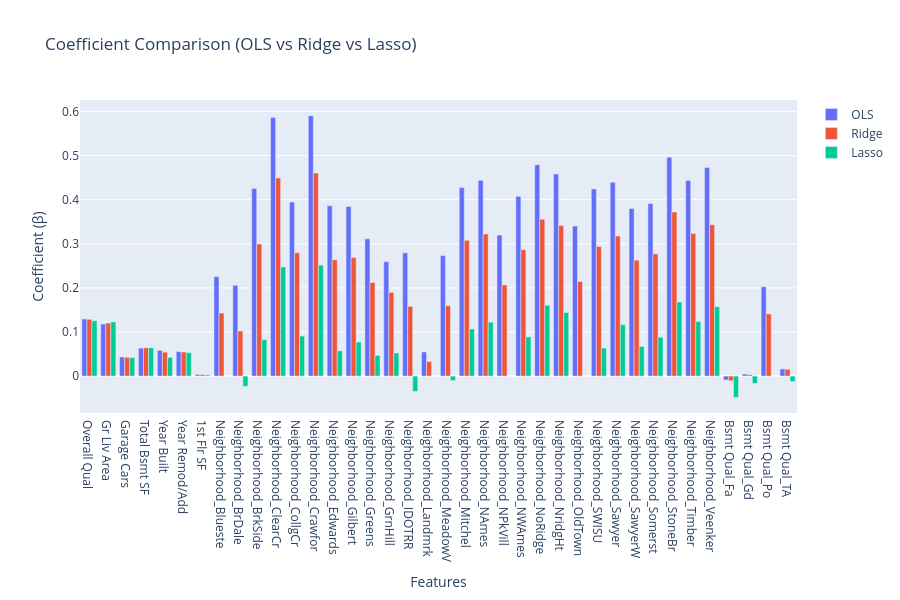

Here is the notebook cell this chart was saved with:
### Code cell
models = {
    "OLS": model_normal,
    "Ridge": model_ridge,
    "Lasso": model_lasso
}

feature_names = X_train.columns if hasattr(X_train, "columns") else [f"w{i}" for i in range(len(model_normal.w))]

fig = go.Figure()

for name, model in models.items():
    fig.add_trace(go.Bar(
        name=name,
        x=feature_names,
        y=model.w
    ))

fig.update_layout(
    title="Coefficient Comparison (OLS vs Ridge vs Lasso)",
    xaxis_title="Features",
    yaxis_title="Coefficient (β)",
    barmode="group",
    width=900,
    height=600
)

fig.show()

### Figure 1 — Plotly figure (JSON) as saved in the notebook; plotly's stock layout.template omitted (floating-point values rounded to 4 significant figures)
{"data": [{"name": "OLS", "type": "bar", "x": ["Overall Qual", "Gr Liv Area", "Garage Cars", "Total Bsmt SF", "Year Built", "Year Remod/Add", "1st Flr SF", "Neighborhood_Blueste", "Neighborhood_BrDale", "Neighborhood_BrkSide", "Neighborhood_ClearCr", "Neighborhood_CollgCr", "Neighborhood_Crawfor", "Neighborhood_Edwards", "Neighborhood_Gilbert", "Neighborhood_Greens", "Neighborhood_GrnHill", "Neighborhood_IDOTRR", "Neighborhood_Landmrk", "Neighborhood_MeadowV", "Neighborhood_Mitchel", "Neighborhood_NAmes", "Neighborhood_NPkVill", "Neighborhood_NWAmes", "Neighborhood_NoRidge", "Neighborhood_NridgHt", "Neighborhood_OldTown", "Neighborhood_SWISU", "Neighborhood_Sawyer", "Neighborhood_SawyerW", "Neighborhood_Somerst", "Neighborhood_StoneBr", "Neighborhood_Timber", "Neighborhood_Veenker", "Bsmt Qual_Fa", "Bsmt Qual_Gd", "Bsmt Qual_Po", "Bsmt Qual_TA"], "y": [0.1296, 0.1181, 0.0432, 0.0634, 0.05819, 0.05552, 0.003359, 0.2255, 0.2059, 0.4256, 0.5861, 0.3945, 0.5905, 0.386, 0.3844, 0.3113, 0.2594, 0.2795, 0.05465, 0.2733, 0.4274, 0.4438, 0.3198, 0.4075, 0.4793, 0.4583, 0.3401, 0.4244, 0.4395, 0.3799, 0.3913, 0.4964, 0.4437, 0.4732, -0.008875, 0.004488, 0.2025, 0.01626]}, {"name": "Ridge", "type": "bar", "x": ["Overall Qual", "Gr Liv Area", "Garage Cars", "Total Bsmt SF", "Year Built", "Year Remod/Add", "1st Flr SF", "Neighborhood_Blueste", "Neighborhood_BrDale", "Neighborhood_BrkSide", "Neighborhood_ClearCr", "Neighborhood_CollgCr", "Neighborhood_Crawfor", "Neighborhood_Edwards", "Neighborhood_Gilbert", "Neighborhood_Greens", "Neighborhood_GrnHill", "Neighborhood_IDOTRR", "Neighborhood_Landmrk", "Neighborhood_MeadowV", "Neighborhood_Mitchel", "Neighborhood_NAmes", "Neighborhood_NPkVill", "Neighborhood_NWAmes", "Neighborhood_NoRidge", "Neighborhood_NridgHt", "Neighborhood_OldTown", "Neighborhood_SWISU", "Neighborhood_Sawyer", "Neighborhood_SawyerW", "Neighborhood_Somerst", "Neighborhood_StoneBr", "Neighborhood_Timber", "Neighborhood_Veenker", "Bsmt Qual_Fa", "Bsmt Qual_Gd", "Bsmt Qual_Po", "Bsmt Qual_TA"], "y": [0.1287, 0.1202, 0.04264, 0.06394, 0.05423, 0.0546, 0.003361, 0.1428, 0.1022, 0.2994, 0.4492, 0.2796, 0.4606, 0.2639, 0.2688, 0.2121, 0.1898, 0.1579, 0.03317, 0.1594, 0.3078, 0.3221, 0.2067, 0.2868, 0.3555, 0.3413, 0.2142, 0.2936, 0.3177, 0.2627, 0.2771, 0.3719, 0.3234, 0.3432, -0.0104, 0.002986, 0.1409, 0.0155]}, {"name": "Lasso", "type": "bar", "x": ["Overall Qual", "Gr Liv Area", "Garage Cars", "Total Bsmt SF", "Year Built", "Year Remod/Add", "1st Flr SF", "Neighborhood_Blueste", "Neighborhood_BrDale", "Neighborhood_BrkSide", "Neighborhood_ClearCr", "Neighborhood_CollgCr", "Neighborhood_Crawfor", "Neighborhood_Edwards", "Neighborhood_Gilbert", "Neighborhood_Greens", "Neighborhood_GrnHill", "Neighborhood_IDOTRR", "Neighborhood_Landmrk", "Neighborhood_MeadowV", "Neighborhood_Mitchel", "Neighborhood_NAmes", "Neighborhood_NPkVill", "Neighborhood_NWAmes", "Neighborhood_NoRidge", "Neighborhood_NridgHt", "Neighborhood_OldTown", "Neighborhood_SWISU", "Neighborhood_Sawyer", "Neighborhood_SawyerW", "Neighborhood_Somerst", "Neighborhood_StoneBr", "Neighborhood_Timber", "Neighborhood_Veenker", "Bsmt Qual_Fa", "Bsmt Qual_Gd", "Bsmt Qual_Po", "Bsmt Qual_TA"], "y": [0.1255, 0.1227, 0.04196, 0.06416, 0.04241, 0.05314, 0.00275, -9.71e-05, -0.02325, 0.0827, 0.2474, 0.09068, 0.2517, 0.05727, 0.07726, 0.04691, 0.05244, -0.03469, -4.231e-05, -0.009989, 0.1068, 0.1223, 7.919e-05, 0.08877, 0.1606, 0.1442, 8.216e-05, 0.06344, 0.1167, 0.06708, 0.08806, 0.1678, 0.1236, 0.1572, -0.04824, -0.01675, 9.386e-05, -0.01218]}], "layout": {"barmode": "group", "height": 600, "title": {"text": "Coefficient Comparison (OLS vs Ridge vs Lasso)"}, "width": 900, "xaxis": {"title": {"text": "Features"}}, "yaxis": {"title": {"text": "Coefficient (β)"}}}}
